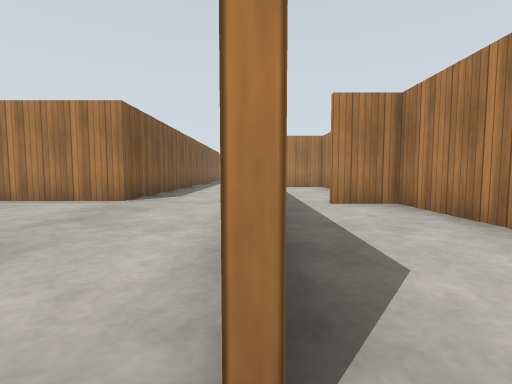
view 1 (above)

14 first-person views from a walk through a world built for the Gazebo simulator. The camera is 0.72 m above the floor, tilts 4° down and sees 85° across. The floor is counted in squares, 1 m on a side. Each view is taken from the middle of a square. On the plan, view 1 faces up. The plan holds only what a view shows up to about 10 squares ahead; the rest is blank. The place goes on beyond the plan. Gazebo's built-in surfaces are drawn with simple patterns.

view 2
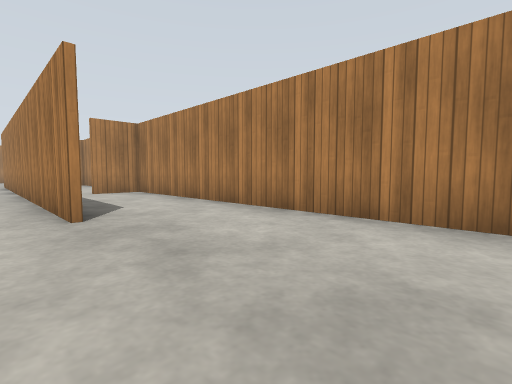

view 3
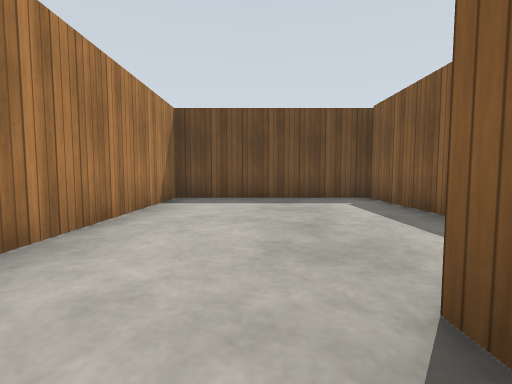

view 4
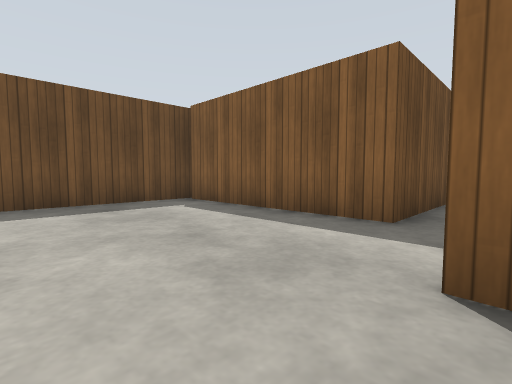

view 5
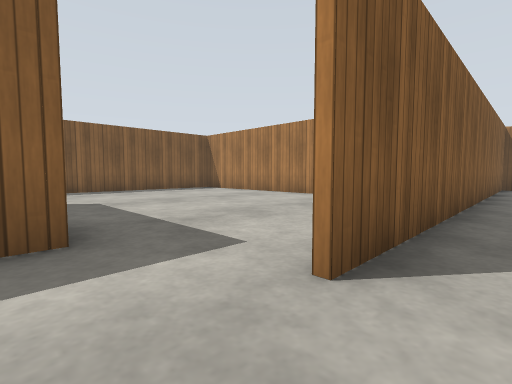

view 6
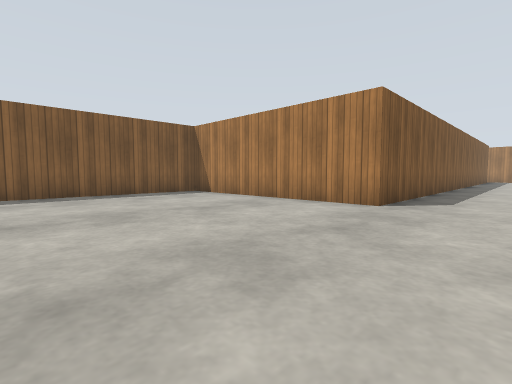

view 7
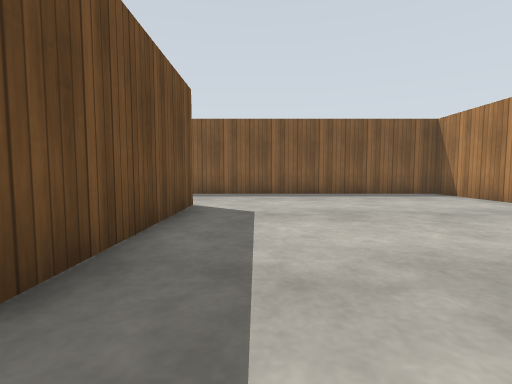

view 8
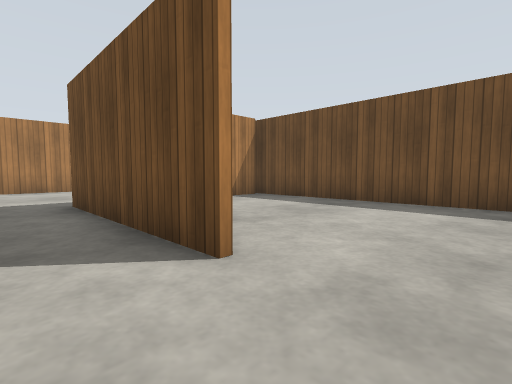

view 9
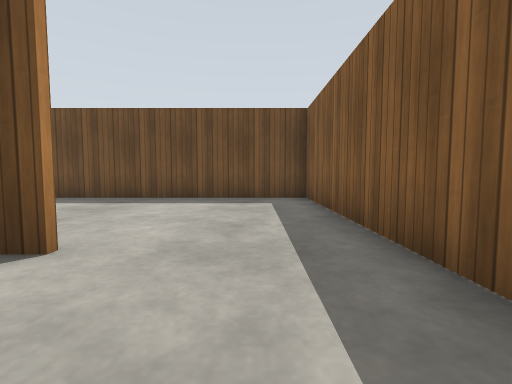

view 10
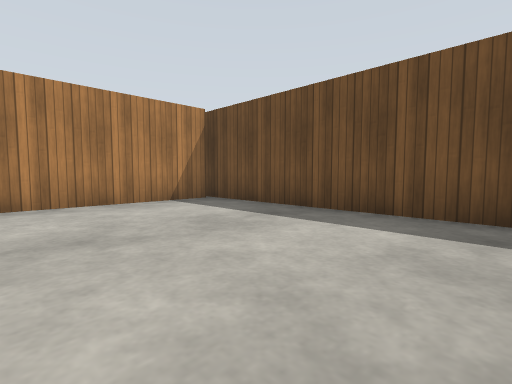

view 11
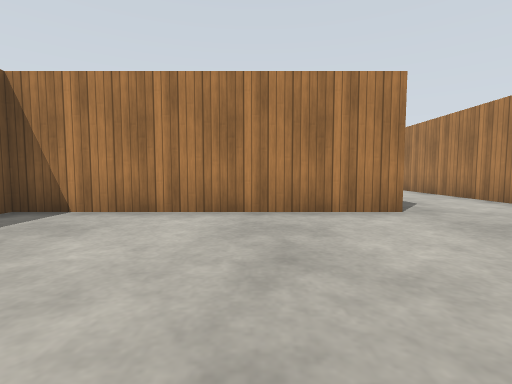

view 12
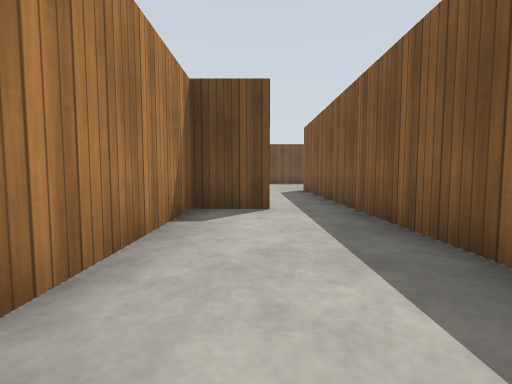

view 13
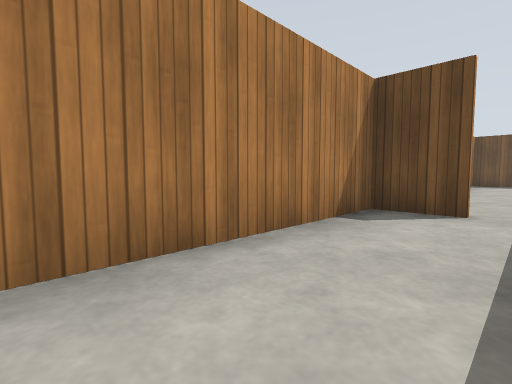

view 14
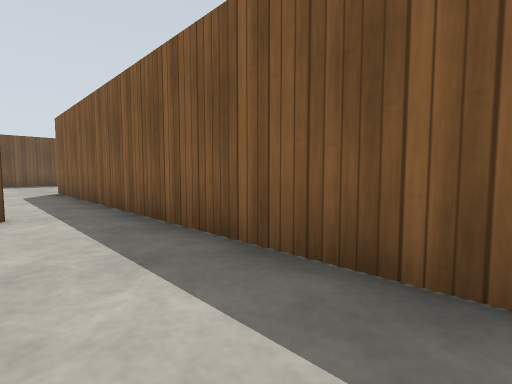

### Floor plan
Points are (right, up) in squares from view 1. A wall is a line through its corners. A room is listed if a view was taken in it or the views show most of it. See-through windows are left out.
Room 1 (views 1, 2, 3, 4, 5)
walls: (-2.2, -0.4) (-2.2, -5.7); (0.1, 6.5) (0.1, 0.6); (-1.9, -5.9) (3.3, -5.9) (3.3, 7); (3.4, 6.4) (1.6, 6.4)
ways out: opening at (-1, 0) to room 2; opening at (1, 7) to room 4
Room 2 (views 6, 7, 8, 9, 11)
walls: (-0.1, 0.6) (-0.1, 12.1); (-7.3, -0.4) (-2.2, -0.4); (-3.3, 12.5) (-3.3, 7.1) (-10.4, 7.1) (-10.4, -0.4)
ways out: opening at (-1, 0) to room 1; opening at (-8.5, 0) to room 3
Room 3 (view 10)
walls: (-2.3, -5.7) (-2.3, -1.2); (-10.4, -0.4) (-10.4, -5.9) (-1.9, -5.9)
ways out: opening at (-8.5, 0) to room 2
Room 4 (views 12, 13, 14)
walls: (0.1, 12.4) (0.1, 6.5); (1.6, 6.5) (3.4, 6.5); (3.3, 7) (3.3, 12)
ways out: opening at (1, 7) to room 1

Where each view was taken, in squares from view 1:
view 1: 0 up, 0 right, facing up
view 2: 4 down, 1 left, facing up-right
view 3: 2 up, 1 right, facing down
view 4: 1 up, 2 right, facing down-left
view 5: 1 down, 1 right, facing up-left
view 6: 1 up, 1 left, facing up-left
view 7: 1 up, 1 left, facing left
view 8: 1 up, 9 left, facing down-right
view 9: 2 up, 9 left, facing down
view 10: 1 down, 9 left, facing down-right
view 11: 2 up, 6 left, facing up
view 12: 12 up, 2 right, facing down
view 13: 12 up, 1 right, facing down-right
view 14: 12 up, 2 right, facing down-left
